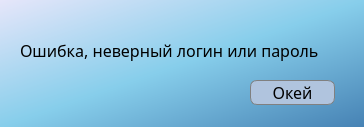
<?xml version="1.0" encoding="UTF-8"?>
<ui version="4.0">
 <class>Dialog</class>
 <widget class="QDialog" name="Dialog">
  <property name="geometry">
   <rect>
    <x>0</x>
    <y>0</y>
    <width>364</width>
    <height>127</height>
   </rect>
  </property>
  <property name="minimumSize">
   <size>
    <width>364</width>
    <height>127</height>
   </size>
  </property>
  <property name="maximumSize">
   <size>
    <width>364</width>
    <height>127</height>
   </size>
  </property>
  <property name="windowTitle">
   <string>Ошибка</string>
  </property>
  <property name="styleSheet">
   <string notr="true">#Dialog {
background: qlineargradient(x1:0, y1:0, x2:1, y2:1, stop:0 rgba(230, 230, 250, 255), stop:0.5 rgba(135, 206, 235, 255), stop:1 rgba(70, 130, 180, 255));
}</string>
  </property>
  <widget class="QLabel" name="label">
   <property name="geometry">
    <rect>
     <x>20</x>
     <y>40</y>
     <width>311</width>
     <height>21</height>
    </rect>
   </property>
   <property name="styleSheet">
    <string notr="true">#label {
font-family: Avenir Next;
font-size: 16px;
}</string>
   </property>
   <property name="text">
    <string>Ошибка, неверный логин или пароль</string>
   </property>
  </widget>
  <widget class="QPushButton" name="pushButton">
   <property name="geometry">
    <rect>
     <x>250</x>
     <y>80</y>
     <width>85</width>
     <height>25</height>
    </rect>
   </property>
   <property name="styleSheet">
    <string notr="true">#pushButton {
background-color: #b0c4de;
border-radius:7%;
border: 1px solid grey;
font-family: Avenir Next;
font-size: 16px;
}

#pushButton:hover {
background-color: #9db1cc
}</string>
   </property>
   <property name="text">
    <string>Окей</string>
   </property>
  </widget>
 </widget>
 <resources/>
 <connections/>
</ui>
